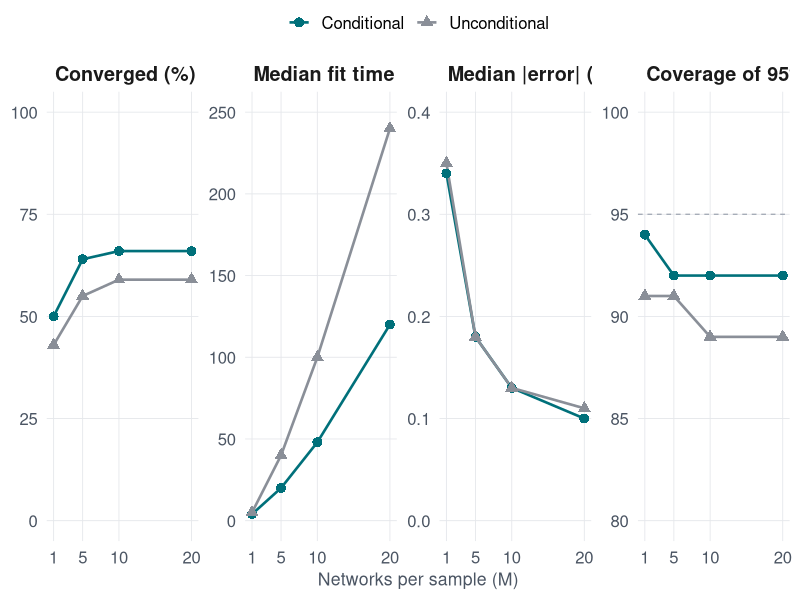
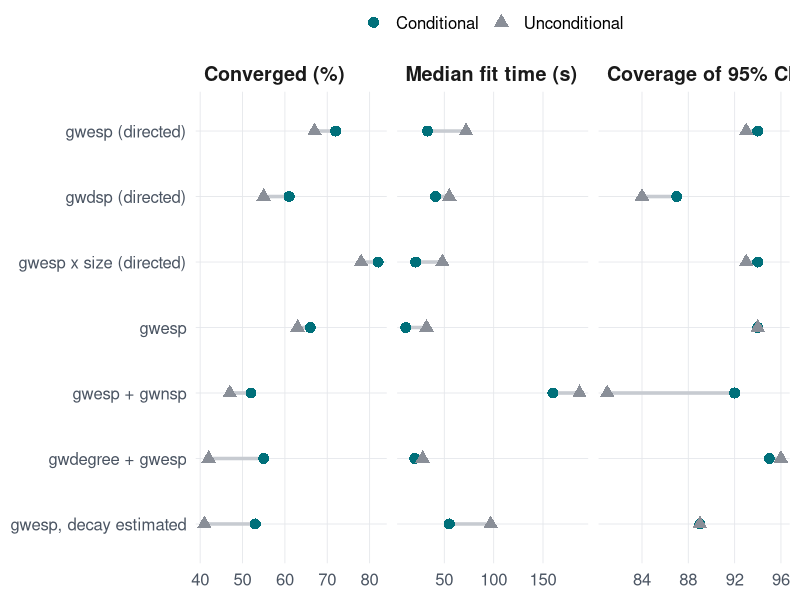
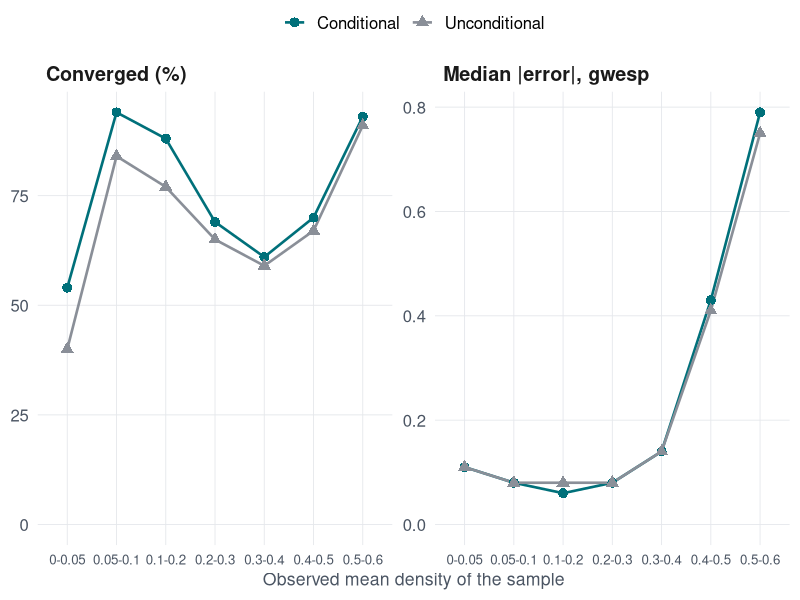
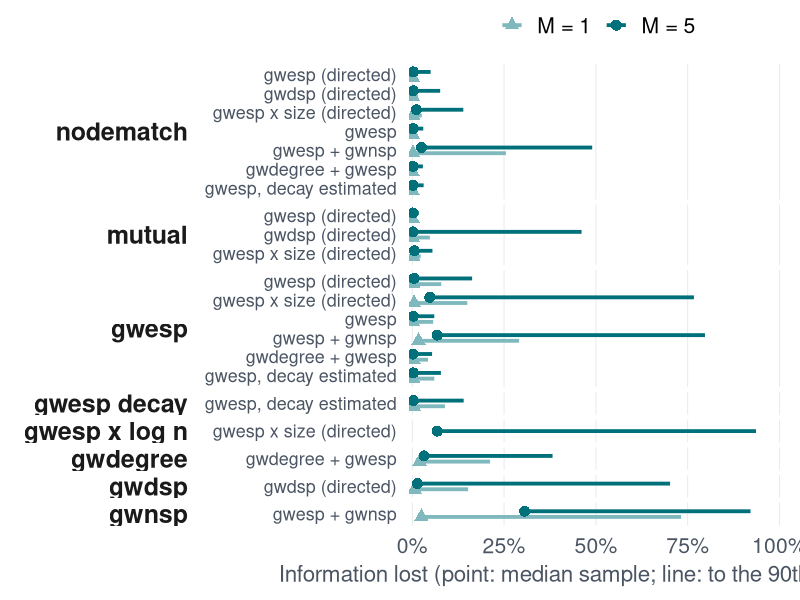

Recreate these plots in R, in order.
# Figures for the deck, drawn from the AGGREGATE tables of the two reports in
# research/ergm-cond-consistency (no fits or networks are read here):
#
#   - report/report.md, Table 2 (conditional vs unconditional MCMLE) and
#     Table 3c (mutual_gwesp by density);
#   - experiment-loglik/report.md, section 5 (information lost, all designs).
#
# The numbers are transcribed by hand, so re-check them against the reports if
# those are re-rendered. Run from the deck's root: Rscript scripts/figures.R

library(ggplot2)

accent <- "#00707a"
muted  <- "#8a8f98"
cols   <- c(Conditional = accent, Unconditional = muted)

theme_deck <- function(base_size = 15) {
  theme_minimal(base_size = base_size) +
    theme(
      panel.grid.minor   = element_blank(),
      panel.grid.major   = element_line(colour = "#e5e7eb", linewidth = 0.3),
      strip.text         = element_text(face = "bold", hjust = 0, size = rel(0.95)),
      legend.position    = "top",
      legend.title       = element_blank(),
      legend.margin      = margin(0, 0, 0, 0),
      plot.title.position = "plot",
      axis.title         = element_text(colour = "#4b5563", size = rel(0.85)),
      axis.text          = element_text(colour = "#4b5563")
    )
}

save_fig <- function(p, file, width, height) {
  ggsave(
    file.path("fig", file),
    p,
    width  = width,
    height = height,
    dpi    = 200,
    bg     = "white"
  )
}

# ---------------------------------------------------------------------------
# Table 2 of report/report.md
# ---------------------------------------------------------------------------
tab2 <- read.csv(text = "
group,samples,conv_cond,conv_uncond,time_cond,time_uncond,bias_cond,bias_uncond,mae_cond,mae_uncond,cov_cond,cov_uncond
mutual_gwesp,1899,72,67,33,72,0.01,0.00,0.12,0.13,94,93
mutual_gwdsp,1300,61,55,41,55,0.01,0.02,0.13,0.15,87,84
mutual_gwesp_size,1186,82,78,21,48,-0.01,-0.01,0.15,0.13,94,93
undirected_gwesp,1983,66,63,11,32,0.03,0.03,0.14,0.14,94,94
undirected_gwesp_gwnsp,1111,52,47,160,187,0.00,0.02,0.14,0.16,92,81
undirected_gwdegree_gwesp,817,55,42,20,28,0.05,0.07,0.21,0.22,95,96
undirected_gwesp_curved,1883,53,41,55,97,0.00,-0.01,0.24,0.26,89,89
M1,2361,50,43,4,5,0.06,0.07,0.34,0.35,94,91
M5,2440,64,55,20,40,0.01,0.02,0.18,0.18,92,91
M10,2625,66,59,48,100,0.01,0.00,0.13,0.13,92,89
M20,2753,66,59,120,240,0.01,0.01,0.10,0.11,92,89
", strip.white = TRUE)

# Long format: one row per (group, measure, model).
measures <- c(
  conv = "Converged (%)",
  time = "Median fit time (s)",
  mae  = "Median |error| (GW terms)",
  cov  = "Coverage of 95% CI (%)"
)

long <- do.call(rbind, lapply(names(measures), function(m) {
  rbind(
    data.frame(
      group   = tab2$group,
      measure = measures[[m]],
      model   = "Conditional",
      value   = tab2[[paste0(m, "_cond")]]
    ),
    data.frame(
      group   = tab2$group,
      measure = measures[[m]],
      model   = "Unconditional",
      value   = tab2[[paste0(m, "_uncond")]]
    )
  )
}))
long$measure <- factor(long$measure, levels = measures)
long$model   <- factor(long$model, levels = names(cols))

# --- By number of networks --------------------------------------------------
by_m   <- long[grepl("^M[0-9]+$", long$group), ]
by_m$M <- as.integer(sub("M", "", by_m$group))

# Reference line for the nominal coverage, and y-ranges that start where the
# comparison is honest (0 for magnitudes).
ref <- data.frame(
  measure = factor(measures[["cov"]], levels = measures),
  y       = 95
)
lims <- data.frame(
  measure = factor(rep(measures, each = 2), levels = measures),
  M       = 1,
  value   = c(0, 100, 0, 250, 0, 0.4, 80, 100)
)

p_m <- ggplot(by_m, aes(M, value, colour = model, shape = model)) +
  geom_blank(data = lims, aes(M, value), inherit.aes = FALSE) +
  geom_hline(
    data      = ref,
    aes(yintercept = y),
    linetype  = "dashed",
    colour    = "#9ca3af",
    linewidth = 0.4
  ) +
  geom_line(linewidth = 0.9) +
  geom_point(size = 3) +
  facet_wrap(~measure, scales = "free_y", nrow = 1) +
  scale_colour_manual(values = cols) +
  scale_shape_manual(values = c(Conditional = 16, Unconditional = 17)) +
  scale_x_continuous(breaks = c(1, 5, 10, 20)) +
  labs(x = "Networks per sample (M)", y = NULL) +
  theme_deck()

save_fig(p_m, "sim-by-m.png", 13, 4.2)

# --- By experiment (dumbbells) ----------------------------------------------
by_e <- long[!grepl("^M[0-9]+$", long$group), ]
labs_e <- c(
  mutual_gwesp              = "gwesp (directed)",
  mutual_gwdsp              = "gwdsp (directed)",
  mutual_gwesp_size         = "gwesp x size (directed)",
  undirected_gwesp          = "gwesp",
  undirected_gwesp_gwnsp    = "gwesp + gwnsp",
  undirected_gwdegree_gwesp = "gwdegree + gwesp",
  undirected_gwesp_curved   = "gwesp, decay estimated"
)
by_e$label <- factor(labs_e[by_e$group], levels = rev(labs_e))
by_e <- by_e[by_e$measure != measures[["mae"]], ]
by_e$measure <- droplevels(by_e$measure)

seg <- reshape(
  by_e[, c("label", "measure", "model", "value")],
  idvar     = c("label", "measure"),
  timevar   = "model",
  direction = "wide"
)

p_e <- ggplot(by_e, aes(value, label)) +
  geom_segment(
    data      = seg,
    aes(
      x    = value.Unconditional,
      xend = value.Conditional,
      y    = label,
      yend = label
    ),
    colour    = "#c7cbd1",
    linewidth = 1.2
  ) +
  geom_point(aes(colour = model, shape = model), size = 3.4) +
  facet_wrap(~measure, scales = "free_x", nrow = 1) +
  scale_colour_manual(values = cols) +
  scale_shape_manual(values = c(Conditional = 16, Unconditional = 17)) +
  labs(x = NULL, y = NULL) +
  theme_deck()

save_fig(p_e, "sim-by-experiment.png", 13, 4.4)

# ---------------------------------------------------------------------------
# Table 3c of report/report.md: mutual_gwesp by observed density (bins with
# at least 40 fits per model).
# ---------------------------------------------------------------------------
dens <- read.csv(text = "
density,conv_cond,conv_uncond,mae_cond,mae_uncond
0-0.05,54,40,0.11,0.11
0.05-0.1,94,84,0.08,0.08
0.1-0.2,88,77,0.06,0.08
0.2-0.3,69,65,0.08,0.08
0.3-0.4,61,59,0.14,0.14
0.4-0.5,70,67,0.43,0.41
0.5-0.6,93,91,0.79,0.75
", strip.white = TRUE)

dens_long <- rbind(
  data.frame(
    density = dens$density,
    measure = "Converged (%)",
    model   = "Conditional",
    value   = dens$conv_cond
  ),
  data.frame(
    density = dens$density,
    measure = "Converged (%)",
    model   = "Unconditional",
    value   = dens$conv_uncond
  ),
  data.frame(
    density = dens$density,
    measure = "Median |error|, gwesp",
    model   = "Conditional",
    value   = dens$mae_cond
  ),
  data.frame(
    density = dens$density,
    measure = "Median |error|, gwesp",
    model   = "Unconditional",
    value   = dens$mae_uncond
  )
)
dens_long$density <- factor(dens_long$density, levels = dens$density)
dens_long$model   <- factor(dens_long$model, levels = names(cols))

p_d <- ggplot(
  dens_long,
  aes(density, value, colour = model, shape = model, group = model)
) +
  geom_line(linewidth = 0.9) +
  geom_point(size = 3) +
  facet_wrap(~measure, scales = "free_y", nrow = 1) +
  scale_colour_manual(values = cols) +
  scale_shape_manual(values = c(Conditional = 16, Unconditional = 17)) +
  expand_limits(y = 0) +
  labs(x = "Observed mean density of the sample", y = NULL) +
  theme_deck() +
  theme(axis.text.x = element_text(size = rel(0.8)))

save_fig(p_d, "sim-density.png", 10, 4.2)

# ---------------------------------------------------------------------------
# Section 5 of experiment-loglik/report.md: information lost by conditioning
# (expected version), median and 90th percentile over identified samples.
# ---------------------------------------------------------------------------
info <- read.csv(text = "
design,param,M,loss_median,loss_p90
mutual_gwesp,gwesp,1,0.003,0.079
mutual_gwesp,gwesp,5,0.005,0.163
mutual_gwesp,mutual,1,0.001,0.007
mutual_gwesp,mutual,5,0.002,0.018
mutual_gwesp,nodematch,1,0.001,0.013
mutual_gwesp,nodematch,5,0.003,0.050
mutual_gwdsp,gwdsp,1,0.006,0.152
mutual_gwdsp,gwdsp,5,0.014,0.702
mutual_gwdsp,mutual,1,0.001,0.048
mutual_gwdsp,mutual,5,0.002,0.461
mutual_gwdsp,nodematch,1,0.001,0.016
mutual_gwdsp,nodematch,5,0.003,0.076
mutual_gwesp_size,gwesp,1,0.005,0.150
mutual_gwesp_size,gwesp,5,0.048,0.767
mutual_gwesp_size,gwesp x log n,5,0.068,0.936
mutual_gwesp_size,mutual,1,0.002,0.023
mutual_gwesp_size,mutual,5,0.006,0.055
mutual_gwesp_size,nodematch,1,0.002,0.026
mutual_gwesp_size,nodematch,5,0.011,0.139
undirected_gwesp,gwesp,1,0.002,0.057
undirected_gwesp,gwesp,5,0.003,0.060
undirected_gwesp,nodematch,1,0.001,0.007
undirected_gwesp,nodematch,5,0.002,0.030
undirected_gwesp_gwnsp,gwesp,1,0.017,0.291
undirected_gwesp_gwnsp,gwesp,5,0.068,0.797
undirected_gwesp_gwnsp,gwnsp,1,0.025,0.732
undirected_gwesp_gwnsp,gwnsp,5,0.306,0.921
undirected_gwesp_gwnsp,nodematch,1,0.002,0.255
undirected_gwesp_gwnsp,nodematch,5,0.025,0.490
undirected_gwdegree_gwesp,gwdegree,1,0.020,0.212
undirected_gwdegree_gwesp,gwdegree,5,0.032,0.382
undirected_gwdegree_gwesp,gwesp,1,0.003,0.043
undirected_gwdegree_gwesp,gwesp,5,0.002,0.054
undirected_gwdegree_gwesp,nodematch,1,0.001,0.008
undirected_gwdegree_gwesp,nodematch,5,0.002,0.029
undirected_gwesp_curved,gwesp,1,0.002,0.060
undirected_gwesp_curved,gwesp,5,0.003,0.078
undirected_gwesp_curved,gwesp decay,1,0.003,0.089
undirected_gwesp_curved,gwesp decay,5,0.003,0.140
undirected_gwesp_curved,nodematch,1,0.001,0.010
undirected_gwesp_curved,nodematch,5,0.002,0.031
", strip.white = TRUE)

info$design <- factor(labs_e[info$design], levels = rev(labs_e))
info$param  <- factor(
  info$param,
  levels = c(
    "nodematch", "mutual", "gwesp", "gwesp decay", "gwesp x log n",
    "gwdegree", "gwdsp", "gwnsp"
  )
)
info$Mlab <- factor(
  paste("M =", info$M),
  levels = c("M = 1", "M = 5")
)
mcols <- c("M = 1" = "#7fb8bd", "M = 5" = accent)
dodge <- position_dodge(width = 0.6)

p_i <- ggplot(info, aes(y = design, colour = Mlab, shape = Mlab)) +
  geom_linerange(
    aes(xmin = loss_median, xmax = loss_p90),
    position  = dodge,
    linewidth = 1.3
  ) +
  geom_point(aes(x = loss_median), position = dodge, size = 3.4) +
  facet_grid(param ~ ., scales = "free_y", space = "free_y", switch = "y") +
  scale_colour_manual(values = mcols) +
  scale_shape_manual(values = c("M = 1" = 17, "M = 5" = 16)) +
  scale_x_continuous(
    labels = function(x) paste0(round(100 * x), "%"),
    limits = c(0, 1),
    expand = expansion(mult = c(0.01, 0.02))
  ) +
  labs(
    x = "Information lost (point: median sample; line: to the 90th percentile)",
    y = NULL
  ) +
  theme_deck(19) +
  theme(
    strip.placement    = "outside",
    strip.text.y.left  = element_text(angle = 0, hjust = 1, face = "bold"),
    panel.spacing.y    = unit(0.25, "lines"),
    panel.grid.major.y = element_blank(),
    axis.text.y        = element_text(size = rel(0.85))
  )

save_fig(p_i, "info-loss.png", 12, 7.6)
